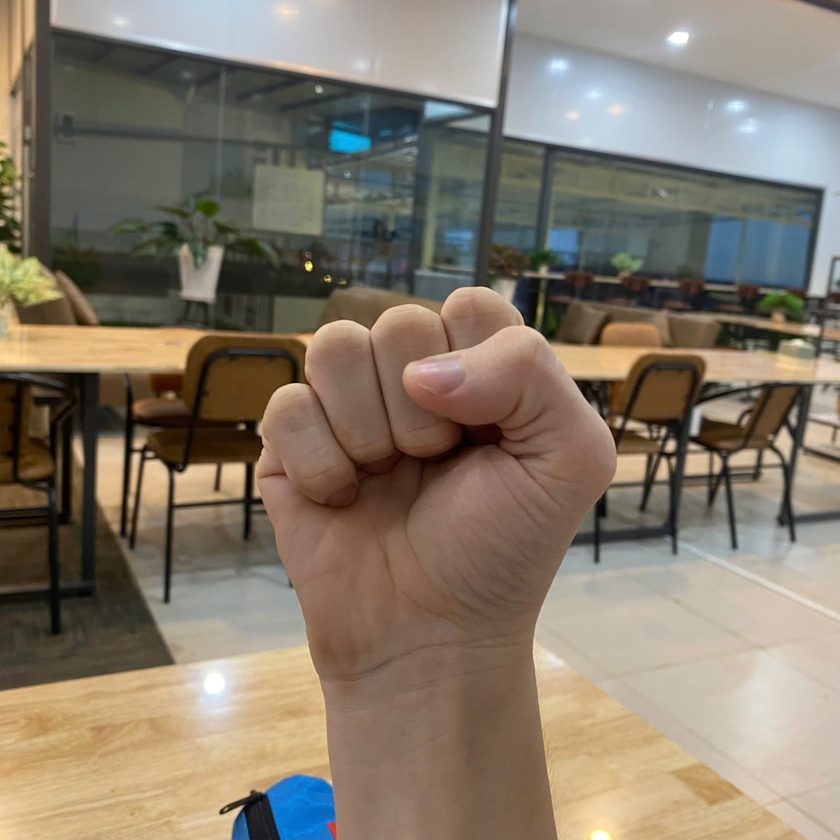
#> input picture hard_test/A/1.jpg, 840 x 840 px, shrunk from 2564 x 2564 before the run, found by its file name; its folder holds only this picture in this run
$ python rotate.py
#> lines starting #> are read from the running program, lines starting #| are printed output that depends on the picture
import os
from PIL import Image
import random

# Đường dẫn tới các thư mục
folders = ['D:/HK1 2024 2025/Deep Learning/BTL/Final/dataset/test/A', 'D:/HK1 2024 2025/Deep Learning/BTL/Final/dataset/test/B', 'D:/HK1 2024 2025/Deep Learning/BTL/Final/dataset/test/C']
output_folder = 'augmented'  # Thư mục để lưu ảnh đã tăng cường

# Tạo thư mục đầu ra nếu chưa tồn tại
if not os.path.exists(output_folder):
    os.makedirs(output_folder)

# Xoay ảnh
def rotate_images(folder):
    for filename in os.listdir(folder):
        if filename.endswith('.jpg') or filename.endswith('.png'):  # Kiểm tra định dạng ảnh
            img_path = os.path.join(folder, filename)
            img = Image.open(img_path)
#> img is the input picture: PIL image 840x840 RGB; mean R, G, B 133, 121.9, 106.5

            # Tạo một góc xoay ngẫu nhiên từ -5 đến 5 độ
            angle = random.uniform(-5, 5)
            rotated_img = img.rotate(angle)
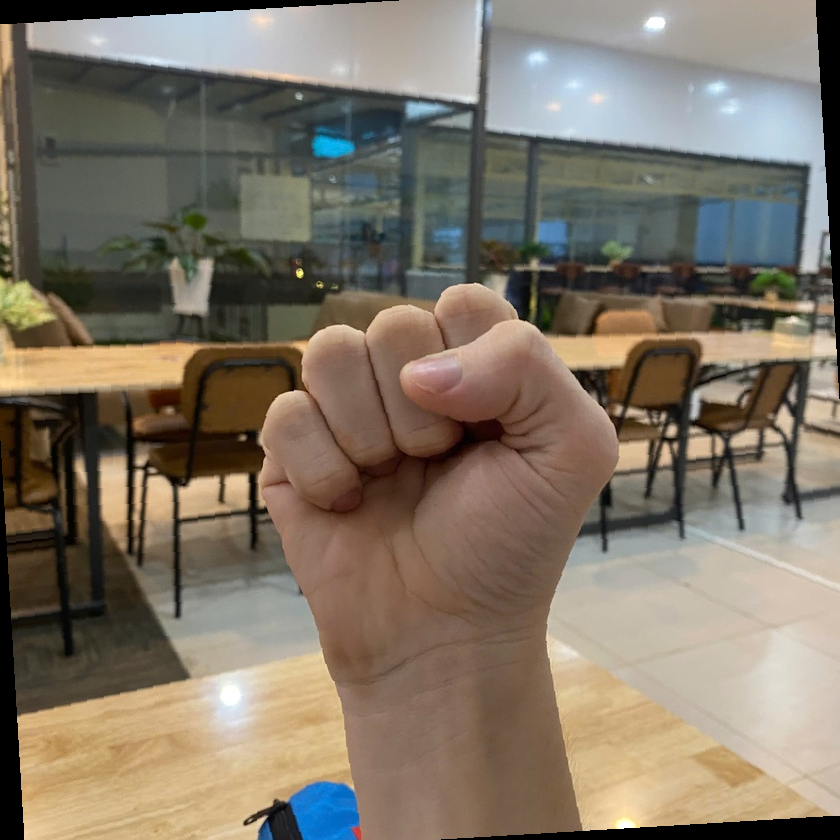
#> rotated_img: PIL image 840x840 RGB; mean R, G, B 127.9, 117.3, 102.5

            # Lưu ảnh đã xoay
            rotated_img.save(os.path.join(output_folder, f'rotated_{filename}'))

# Xoay ảnh trong từng thư mục
for folder in folders:
#> (the run stopped early here; a loop or call above may not have finished)
